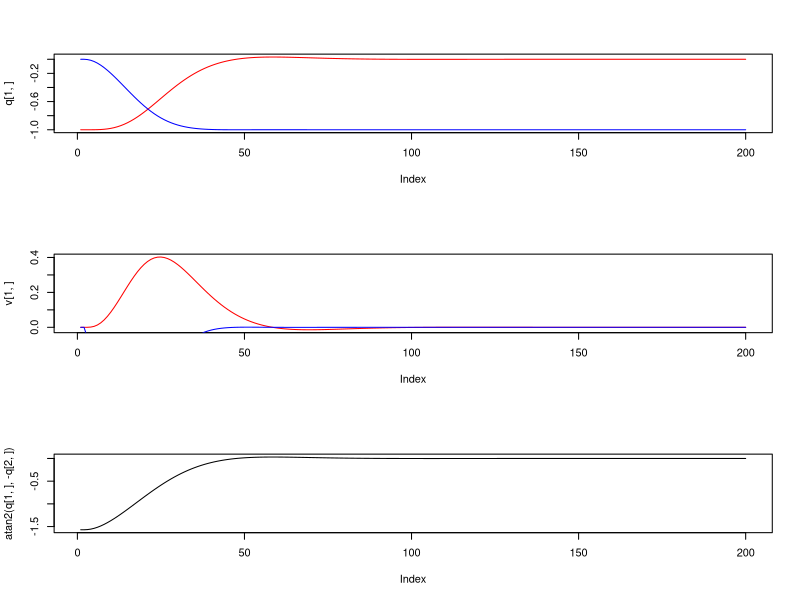

Recreate this plot in R.
h <- 0.1                               # Time step
epsilon <- 1E-5                         # Tolerance

M <- diag(c(1, 1))                       # Mass
gamma <- 1.5                              # Friction coeff
q0 <- c(-1, 0)                           # Initial position
v0 <- c( 0, 0)                           # Initial velocity

t <- 0                                  # Initial time
T <- 20                                  # Maximum time

w0 <- c(0, 0, 0)
w <- w0

q <- matrix(NA, 2, T/h)
v <- matrix(NA, 2, T/h)
q[,1:2] <- q0
v[,1:2] <- v0

n <- 2

## Q <- function(q, v) { 
Q.v <- function(q, v) { diag(gamma*c(-1, -1)) }
Phi <- function(q) { matrix(sum(q^2) - 1, 1, 1) }
Phi.q <- function(q) { matrix(2*q, 1, 2) }
Phi.q.q <- function(q) { diag(2, 2) }

while (n*h < T) {
  iter <- 20
  while (iter > 0) {
    q[,n+1] <- 4/3*q[,n] - 1/3*q[,n-1] + h*(8/9*v[,n] - 2/9*v[,n-1]) + 4/9*h^2*w[1:2]
    v[,n+1] <- 4/3*v[,n] - 1/3*v[,n-1] + 2/3*h*w[1:2]

    Q.v <- diag(gamma*c(-1, -1))
    Phi <- matrix(sum(q[,n+1]^2) - 1, 1, 1)
    Phi.q <- matrix(2*q[,n+1], 1, 2)
    Phi.q.q <- diag(2, 2)
    P <- 4/9*h^2*(Phi.q.q * w[3]) - 2/3*h*Q.v
    J <- rbind(cbind(M + P, t(Phi.q)),
               cbind(Phi.q, 0))
    Y <- c(M %*% w[1:2] + t(Phi.q) %*% w[3] - (c(0, -1) - gamma*v[,n+1]),
           9/4/h^2*Phi)
    Deltaw <- solve(J, Y)
    ## print(Deltaw)
    if (all(abs(Deltaw) < epsilon)) {
      break
    }
    w <- w - Deltaw
    iter <- iter - 1
  }
  if (iter == 0) {
    print("Warning: maxiumum number of iterations reached")
  }
  n <- n + 1
}

par(mfrow=c(3,1))
plot(q[1,], type="l", col="red")
lines(q[2,], col="blue")
plot(v[1,], type="l", col="red")
lines(v[2,], col="blue")

plot(atan2(q[1,], -q[2,]), type="l")
